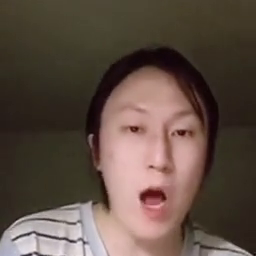
#> input picture frame 44 of Generation/data/vox/driving3.mov, 256 x 256 px, given in place of trimmed-0-300-tom.mp4, which was not available
$ python trial.py
#> lines starting #> are read from the running program, lines starting #| are printed output that depends on the picture
import cv2

def side_by_side_19sec(a,b):
    # Ask user for input video paths
    left_video_path = a
    right_video_path = b

    # Open captures for both videos
    cap_left = cv2.VideoCapture(left_video_path)
    cap_right = cv2.VideoCapture(right_video_path)

    # Get frames per second for each video
    fps_left = cap_left.get(cv2.CAP_PROP_FPS)
    fps_right = cap_right.get(cv2.CAP_PROP_FPS)
    # Choose an FPS to use for the output (here we pick the lower to avoid reading extra frames)
    fps = min(fps_left, fps_right)

    # Get the frame sizes of each video
    width_left = int(cap_left.get(cv2.CAP_PROP_FRAME_WIDTH))
    height_left = int(cap_left.get(cv2.CAP_PROP_FRAME_HEIGHT))

    width_right = int(cap_right.get(cv2.CAP_PROP_FRAME_WIDTH))
    height_right = int(cap_right.get(cv2.CAP_PROP_FRAME_HEIGHT))

    # The output video width is sum of both widths, and the height is the max of both
    out_width = width_left + width_right
    out_height = max(height_left, height_right)

    # Create a VideoWriter for the output
    fourcc = cv2.VideoWriter_fourcc(*"mp4v")
    output_path = "/home/aegin/projects/anonymization/AnonNET/Generation/mergingvids/output_real_anon.mp4"
    out_writer = cv2.VideoWriter(output_path, fourcc, fps, (out_width, out_height))

    # We'll combine up to 19 seconds: total frames = fps * 19
    max_frames = int(fps * 19)
    frame_count = 0

    while frame_count < max_frames:
        ret_left, frame_left = cap_left.read()
#> frame_left is the input picture: shape (256, 256, 3); mean B, G, R 68.2, 78.1, 95
        ret_right, frame_right = cap_right.read()

        # If either video ends early, stop writing
        if not ret_left or not ret_right:
            break

        # If heights differ, resize to match the output height (for a clean horizontal concat)
        if height_left != out_height:
            frame_left = cv2.resize(frame_left, (width_left, out_height))
        if height_right != out_height:
            frame_right = cv2.resize(frame_right, (width_right, out_height))

        # Combine frames horizontally
        combined_frame = cv2.hconcat([frame_left, frame_right])
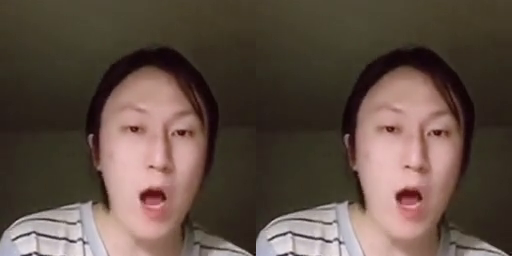
#> combined_frame: shape (256, 512, 3); mean B, G, R 68.2, 78.1, 95

        # Write to the output video
        out_writer.write(combined_frame)

        frame_count += 1

    # Release everything
    cap_left.release()
    cap_right.release()
    out_writer.release()
    print(f"Done! Output saved to {output_path}")


# If you want to run this script directly:
if __name__ == "__main__":
    side_by_side_19sec(
        a = '/home/aegin/projects/anonymization/AnonNET/Generation/mergingvids/trimmed-0-300-tom.mp4',
        b = "/home/aegin/projects/anonymization/AnonNET/Generation/mergingvids/tom_cruise_256.mp4_output.mp4"


    )

$ run again, starting later in the video
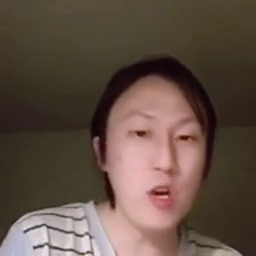
#> input picture frame 200 of Generation/data/vox/driving3.mov, 256 x 256 px, given in place of trimmed-0-300-tom.mp4, which was not available
#> in side_by_side_19sec, frame_left is the input picture: shape (256, 256, 3); mean B, G, R 67.8, 79.1, 96.6
#> in side_by_side_19sec, `combined_frame = cv2.hconcat([frame_left, frame_right])`:
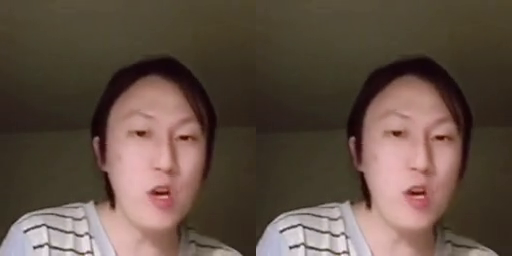
#> combined_frame: shape (256, 512, 3); mean B, G, R 67.8, 79.1, 96.6

$ run again, starting later in the video
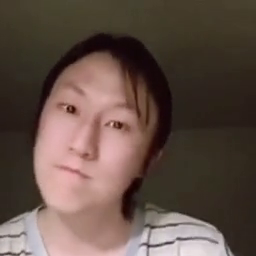
#> input picture frame 356 of Generation/data/vox/driving3.mov, 256 x 256 px, given in place of trimmed-0-300-tom.mp4, which was not available
#> in side_by_side_19sec, frame_left is the input picture: shape (256, 256, 3); mean B, G, R 70.3, 79, 97.6
#> in side_by_side_19sec, `combined_frame = cv2.hconcat([frame_left, frame_right])`:
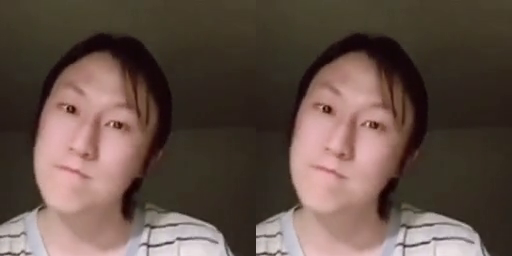
#> combined_frame: shape (256, 512, 3); mean B, G, R 70.3, 79, 97.6
